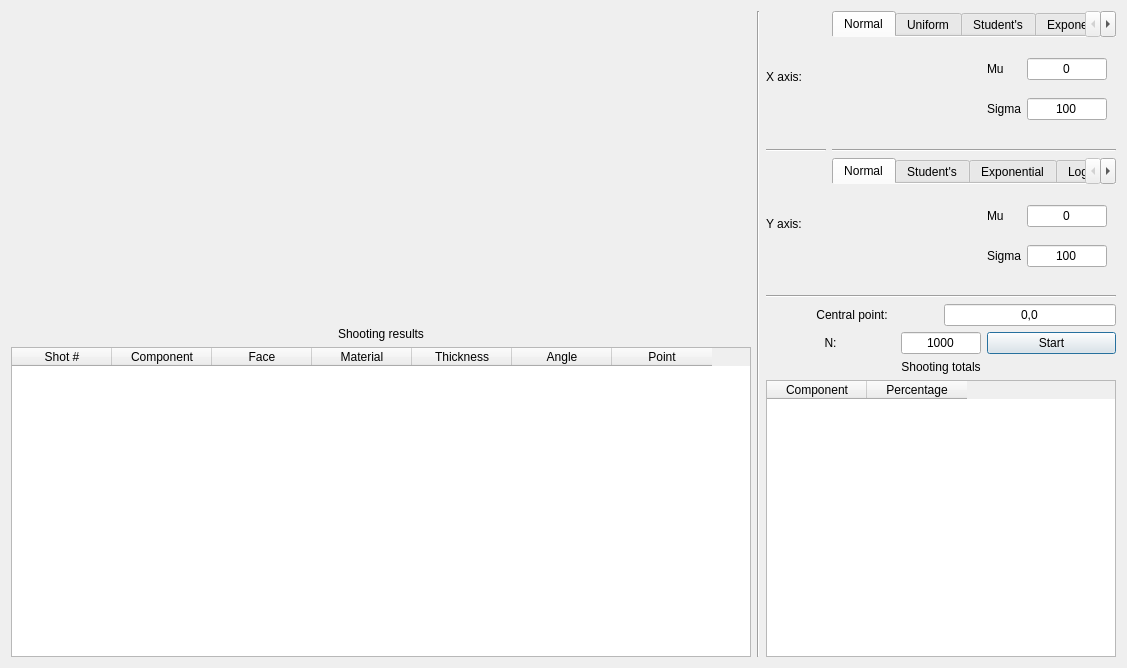
<?xml version="1.0" encoding="UTF-8"?>
<ui version="4.0">
 <class>Form</class>
 <widget class="QWidget" name="Form">
  <property name="geometry">
   <rect>
    <x>0</x>
    <y>0</y>
    <width>1127</width>
    <height>668</height>
   </rect>
  </property>
  <property name="windowTitle">
   <string>Form</string>
  </property>
  <layout class="QHBoxLayout" name="horizontalLayout">
   <item>
    <layout class="QVBoxLayout" name="verticalLayout">
     <item>
      <widget class="QWidget" name="widget" native="true">
       <property name="sizePolicy">
        <sizepolicy hsizetype="Preferred" vsizetype="Expanding">
         <horstretch>0</horstretch>
         <verstretch>0</verstretch>
        </sizepolicy>
       </property>
      </widget>
     </item>
     <item>
      <widget class="QLabel" name="label_2">
       <property name="text">
        <string>Shooting results</string>
       </property>
       <property name="alignment">
        <set>Qt::AlignCenter</set>
       </property>
      </widget>
     </item>
     <item>
      <widget class="QTableWidget" name="tbl_res">
       <property name="sizePolicy">
        <sizepolicy hsizetype="Expanding" vsizetype="Expanding">
         <horstretch>0</horstretch>
         <verstretch>0</verstretch>
        </sizepolicy>
       </property>
       <column>
        <property name="text">
         <string>Shot #</string>
        </property>
       </column>
       <column>
        <property name="text">
         <string>Component</string>
        </property>
       </column>
       <column>
        <property name="text">
         <string>Face</string>
        </property>
       </column>
       <column>
        <property name="text">
         <string>Material</string>
        </property>
       </column>
       <column>
        <property name="text">
         <string>Thickness</string>
        </property>
       </column>
       <column>
        <property name="text">
         <string>Angle</string>
        </property>
       </column>
       <column>
        <property name="text">
         <string>Point</string>
        </property>
       </column>
      </widget>
     </item>
    </layout>
   </item>
   <item>
    <widget class="Line" name="line_3">
     <property name="orientation">
      <enum>Qt::Vertical</enum>
     </property>
    </widget>
   </item>
   <item>
    <layout class="QVBoxLayout" name="verticalLayout_2">
     <item>
      <layout class="QGridLayout" name="gridLayout_4">
       <item row="2" column="0">
        <widget class="QLabel" name="label_17">
         <property name="maximumSize">
          <size>
           <width>60</width>
           <height>16777215</height>
          </size>
         </property>
         <property name="text">
          <string>Y axis:</string>
         </property>
        </widget>
       </item>
       <item row="0" column="0">
        <widget class="QLabel" name="label_18">
         <property name="text">
          <string>X axis:</string>
         </property>
        </widget>
       </item>
       <item row="0" column="1">
        <widget class="QTabWidget" name="tab_prx">
         <property name="sizePolicy">
          <sizepolicy hsizetype="Minimum" vsizetype="Expanding">
           <horstretch>0</horstretch>
           <verstretch>0</verstretch>
          </sizepolicy>
         </property>
         <property name="maximumSize">
          <size>
           <width>400</width>
           <height>16777215</height>
          </size>
         </property>
         <property name="currentIndex">
          <number>0</number>
         </property>
         <property name="documentMode">
          <bool>true</bool>
         </property>
         <widget class="QWidget" name="tab_normalx">
          <attribute name="title">
           <string>Normal</string>
          </attribute>
          <layout class="QGridLayout" name="gridLayout">
           <item row="0" column="0">
            <spacer name="horizontalSpacer">
             <property name="orientation">
              <enum>Qt::Horizontal</enum>
             </property>
             <property name="sizeHint" stdset="0">
              <size>
               <width>40</width>
               <height>20</height>
              </size>
             </property>
            </spacer>
           </item>
           <item row="0" column="1">
            <widget class="QLabel" name="label_4">
             <property name="text">
              <string>Mu</string>
             </property>
            </widget>
           </item>
           <item row="1" column="2">
            <widget class="QLineEdit" name="ln_xnrsigma">
             <property name="sizePolicy">
              <sizepolicy hsizetype="Minimum" vsizetype="Fixed">
               <horstretch>0</horstretch>
               <verstretch>0</verstretch>
              </sizepolicy>
             </property>
             <property name="maximumSize">
              <size>
               <width>80</width>
               <height>16777215</height>
              </size>
             </property>
             <property name="text">
              <string>100</string>
             </property>
             <property name="alignment">
              <set>Qt::AlignCenter</set>
             </property>
            </widget>
           </item>
           <item row="0" column="2">
            <widget class="QLineEdit" name="ln_xnrmu">
             <property name="sizePolicy">
              <sizepolicy hsizetype="Minimum" vsizetype="Fixed">
               <horstretch>0</horstretch>
               <verstretch>0</verstretch>
              </sizepolicy>
             </property>
             <property name="maximumSize">
              <size>
               <width>80</width>
               <height>16777215</height>
              </size>
             </property>
             <property name="text">
              <string>0</string>
             </property>
             <property name="alignment">
              <set>Qt::AlignCenter</set>
             </property>
            </widget>
           </item>
           <item row="1" column="1">
            <widget class="QLabel" name="label_5">
             <property name="text">
              <string>Sigma</string>
             </property>
            </widget>
           </item>
          </layout>
         </widget>
         <widget class="QWidget" name="tab_unix">
          <attribute name="title">
           <string>Uniform</string>
          </attribute>
         </widget>
         <widget class="QWidget" name="tab_students">
          <attribute name="title">
           <string>Student's</string>
          </attribute>
          <layout class="QGridLayout" name="gridLayout_5">
           <item row="0" column="2">
            <widget class="QLineEdit" name="ln_stk">
             <property name="maximumSize">
              <size>
               <width>80</width>
               <height>16777215</height>
              </size>
             </property>
            </widget>
           </item>
           <item row="0" column="1">
            <widget class="QLabel" name="label_6">
             <property name="text">
              <string>k</string>
             </property>
            </widget>
           </item>
           <item row="0" column="0">
            <spacer name="horizontalSpacer_3">
             <property name="orientation">
              <enum>Qt::Horizontal</enum>
             </property>
             <property name="sizeHint" stdset="0">
              <size>
               <width>40</width>
               <height>20</height>
              </size>
             </property>
            </spacer>
           </item>
          </layout>
         </widget>
         <widget class="QWidget" name="tab_exp">
          <attribute name="title">
           <string>Exponential</string>
          </attribute>
          <layout class="QGridLayout" name="gridLayout_6">
           <item row="0" column="2">
            <widget class="QLineEdit" name="ln_explambda">
             <property name="maximumSize">
              <size>
               <width>80</width>
               <height>16777215</height>
              </size>
             </property>
            </widget>
           </item>
           <item row="0" column="1">
            <widget class="QLabel" name="label_8">
             <property name="text">
              <string>Lambda</string>
             </property>
            </widget>
           </item>
           <item row="0" column="0">
            <spacer name="horizontalSpacer_4">
             <property name="orientation">
              <enum>Qt::Horizontal</enum>
             </property>
             <property name="sizeHint" stdset="0">
              <size>
               <width>40</width>
               <height>20</height>
              </size>
             </property>
            </spacer>
           </item>
          </layout>
         </widget>
         <widget class="QWidget" name="tab_lognorm">
          <attribute name="title">
           <string>Log Normal</string>
          </attribute>
          <layout class="QGridLayout" name="gridLayout_7">
           <item row="1" column="2">
            <widget class="QLineEdit" name="ln_logsigma">
             <property name="maximumSize">
              <size>
               <width>80</width>
               <height>16777215</height>
              </size>
             </property>
            </widget>
           </item>
           <item row="1" column="1">
            <widget class="QLabel" name="label_10">
             <property name="text">
              <string>Sigma</string>
             </property>
            </widget>
           </item>
           <item row="0" column="1">
            <widget class="QLabel" name="label_9">
             <property name="text">
              <string>Mu</string>
             </property>
            </widget>
           </item>
           <item row="0" column="2">
            <widget class="QLineEdit" name="ln_logmu">
             <property name="maximumSize">
              <size>
               <width>80</width>
               <height>16777215</height>
              </size>
             </property>
            </widget>
           </item>
           <item row="1" column="0">
            <spacer name="horizontalSpacer_5">
             <property name="orientation">
              <enum>Qt::Horizontal</enum>
             </property>
             <property name="sizeHint" stdset="0">
              <size>
               <width>40</width>
               <height>20</height>
              </size>
             </property>
            </spacer>
           </item>
          </layout>
         </widget>
         <widget class="QWidget" name="tab_x2">
          <attribute name="title">
           <string>Chi-squared</string>
          </attribute>
          <layout class="QGridLayout" name="gridLayout_8">
           <item row="0" column="1">
            <widget class="QLabel" name="label_19">
             <property name="text">
              <string>k</string>
             </property>
            </widget>
           </item>
           <item row="0" column="2">
            <widget class="QLineEdit" name="ln_xk">
             <property name="maximumSize">
              <size>
               <width>80</width>
               <height>16777215</height>
              </size>
             </property>
            </widget>
           </item>
           <item row="0" column="0">
            <spacer name="horizontalSpacer_6">
             <property name="orientation">
              <enum>Qt::Horizontal</enum>
             </property>
             <property name="sizeHint" stdset="0">
              <size>
               <width>40</width>
               <height>20</height>
              </size>
             </property>
            </spacer>
           </item>
          </layout>
         </widget>
         <widget class="QWidget" name="tab_beta">
          <attribute name="title">
           <string>Beta</string>
          </attribute>
          <layout class="QGridLayout" name="gridLayout_9">
           <item row="0" column="1">
            <widget class="QLabel" name="label_20">
             <property name="text">
              <string>Alpha</string>
             </property>
            </widget>
           </item>
           <item row="1" column="1">
            <widget class="QLabel" name="label_21">
             <property name="text">
              <string>Beta</string>
             </property>
            </widget>
           </item>
           <item row="1" column="2">
            <widget class="QLineEdit" name="ln_betabeta">
             <property name="maximumSize">
              <size>
               <width>80</width>
               <height>16777215</height>
              </size>
             </property>
            </widget>
           </item>
           <item row="0" column="2">
            <widget class="QLineEdit" name="ln_betaalpha">
             <property name="maximumSize">
              <size>
               <width>80</width>
               <height>16777215</height>
              </size>
             </property>
            </widget>
           </item>
           <item row="0" column="0">
            <spacer name="horizontalSpacer_7">
             <property name="orientation">
              <enum>Qt::Horizontal</enum>
             </property>
             <property name="sizeHint" stdset="0">
              <size>
               <width>40</width>
               <height>20</height>
              </size>
             </property>
            </spacer>
           </item>
          </layout>
         </widget>
         <widget class="QWidget" name="tab_gamma">
          <attribute name="title">
           <string>Gamma</string>
          </attribute>
          <layout class="QGridLayout" name="gridLayout_10">
           <item row="0" column="1">
            <widget class="QLabel" name="label_22">
             <property name="text">
              <string>Theta</string>
             </property>
            </widget>
           </item>
           <item row="1" column="1">
            <widget class="QLabel" name="label_23">
             <property name="text">
              <string>k</string>
             </property>
            </widget>
           </item>
           <item row="0" column="2">
            <widget class="QLineEdit" name="ln_gammatheta">
             <property name="maximumSize">
              <size>
               <width>80</width>
               <height>16777215</height>
              </size>
             </property>
            </widget>
           </item>
           <item row="1" column="2">
            <widget class="QLineEdit" name="ln_gammak">
             <property name="maximumSize">
              <size>
               <width>80</width>
               <height>16777215</height>
              </size>
             </property>
            </widget>
           </item>
           <item row="0" column="0">
            <spacer name="horizontalSpacer_8">
             <property name="orientation">
              <enum>Qt::Horizontal</enum>
             </property>
             <property name="sizeHint" stdset="0">
              <size>
               <width>40</width>
               <height>20</height>
              </size>
             </property>
            </spacer>
           </item>
          </layout>
         </widget>
         <widget class="QWidget" name="tab_weibull">
          <attribute name="title">
           <string>Weibull</string>
          </attribute>
          <layout class="QGridLayout" name="gridLayout_11">
           <item row="0" column="2">
            <widget class="QLineEdit" name="ln_weilambda">
             <property name="maximumSize">
              <size>
               <width>80</width>
               <height>16777215</height>
              </size>
             </property>
            </widget>
           </item>
           <item row="1" column="2">
            <widget class="QLineEdit" name="ln_weik">
             <property name="maximumSize">
              <size>
               <width>80</width>
               <height>16777215</height>
              </size>
             </property>
            </widget>
           </item>
           <item row="1" column="1">
            <widget class="QLabel" name="label_25">
             <property name="text">
              <string>k</string>
             </property>
            </widget>
           </item>
           <item row="0" column="1">
            <widget class="QLabel" name="label_24">
             <property name="text">
              <string>Lambda</string>
             </property>
            </widget>
           </item>
           <item row="0" column="0">
            <spacer name="horizontalSpacer_9">
             <property name="orientation">
              <enum>Qt::Horizontal</enum>
             </property>
             <property name="sizeHint" stdset="0">
              <size>
               <width>40</width>
               <height>20</height>
              </size>
             </property>
            </spacer>
           </item>
          </layout>
         </widget>
         <widget class="QWidget" name="tab_custom">
          <attribute name="title">
           <string>Custom</string>
          </attribute>
          <layout class="QGridLayout" name="gridLayout_12">
           <item row="0" column="1">
            <widget class="QLabel" name="label_26">
             <property name="text">
              <string>Load</string>
             </property>
            </widget>
           </item>
           <item row="0" column="2">
            <widget class="QToolButton" name="btn_custom">
             <property name="text">
              <string>...</string>
             </property>
            </widget>
           </item>
           <item row="0" column="0">
            <spacer name="horizontalSpacer_10">
             <property name="orientation">
              <enum>Qt::Horizontal</enum>
             </property>
             <property name="sizeHint" stdset="0">
              <size>
               <width>40</width>
               <height>20</height>
              </size>
             </property>
            </spacer>
           </item>
          </layout>
         </widget>
        </widget>
       </item>
       <item row="1" column="0">
        <widget class="Line" name="line_2">
         <property name="orientation">
          <enum>Qt::Horizontal</enum>
         </property>
        </widget>
       </item>
       <item row="1" column="1">
        <widget class="Line" name="line">
         <property name="orientation">
          <enum>Qt::Horizontal</enum>
         </property>
        </widget>
       </item>
       <item row="2" column="1">
        <widget class="QTabWidget" name="tab_pry">
         <property name="sizePolicy">
          <sizepolicy hsizetype="Minimum" vsizetype="Expanding">
           <horstretch>0</horstretch>
           <verstretch>0</verstretch>
          </sizepolicy>
         </property>
         <property name="maximumSize">
          <size>
           <width>9000</width>
           <height>16777215</height>
          </size>
         </property>
         <property name="currentIndex">
          <number>0</number>
         </property>
         <property name="documentMode">
          <bool>true</bool>
         </property>
         <widget class="QWidget" name="tab_normaly">
          <attribute name="title">
           <string>Normal</string>
          </attribute>
          <layout class="QGridLayout" name="gridLayout_30">
           <item row="0" column="0">
            <spacer name="horizontalSpacer_28">
             <property name="orientation">
              <enum>Qt::Horizontal</enum>
             </property>
             <property name="sizeHint" stdset="0">
              <size>
               <width>40</width>
               <height>20</height>
              </size>
             </property>
            </spacer>
           </item>
           <item row="0" column="1">
            <widget class="QLabel" name="label_51">
             <property name="text">
              <string>Mu</string>
             </property>
            </widget>
           </item>
           <item row="1" column="2">
            <widget class="QLineEdit" name="ln_nyrsigma">
             <property name="sizePolicy">
              <sizepolicy hsizetype="Minimum" vsizetype="Fixed">
               <horstretch>0</horstretch>
               <verstretch>0</verstretch>
              </sizepolicy>
             </property>
             <property name="maximumSize">
              <size>
               <width>80</width>
               <height>16777215</height>
              </size>
             </property>
             <property name="text">
              <string>100</string>
             </property>
             <property name="alignment">
              <set>Qt::AlignCenter</set>
             </property>
            </widget>
           </item>
           <item row="0" column="2">
            <widget class="QLineEdit" name="ln_ynrmu">
             <property name="sizePolicy">
              <sizepolicy hsizetype="Minimum" vsizetype="Fixed">
               <horstretch>0</horstretch>
               <verstretch>0</verstretch>
              </sizepolicy>
             </property>
             <property name="maximumSize">
              <size>
               <width>80</width>
               <height>16777215</height>
              </size>
             </property>
             <property name="text">
              <string>0</string>
             </property>
             <property name="alignment">
              <set>Qt::AlignCenter</set>
             </property>
            </widget>
           </item>
           <item row="1" column="1">
            <widget class="QLabel" name="label_52">
             <property name="text">
              <string>Sigma</string>
             </property>
            </widget>
           </item>
          </layout>
         </widget>
         <widget class="QWidget" name="tab_students_4">
          <attribute name="title">
           <string>Student's</string>
          </attribute>
          <layout class="QGridLayout" name="gridLayout_31">
           <item row="0" column="2">
            <widget class="QLineEdit" name="ln_stk_4">
             <property name="maximumSize">
              <size>
               <width>80</width>
               <height>16777215</height>
              </size>
             </property>
            </widget>
           </item>
           <item row="0" column="1">
            <widget class="QLabel" name="label_53">
             <property name="text">
              <string>k</string>
             </property>
            </widget>
           </item>
           <item row="0" column="0">
            <spacer name="horizontalSpacer_29">
             <property name="orientation">
              <enum>Qt::Horizontal</enum>
             </property>
             <property name="sizeHint" stdset="0">
              <size>
               <width>40</width>
               <height>20</height>
              </size>
             </property>
            </spacer>
           </item>
          </layout>
         </widget>
         <widget class="QWidget" name="tab_exp_4">
          <attribute name="title">
           <string>Exponential</string>
          </attribute>
          <layout class="QGridLayout" name="gridLayout_32">
           <item row="0" column="2">
            <widget class="QLineEdit" name="ln_explambda_4">
             <property name="maximumSize">
              <size>
               <width>80</width>
               <height>16777215</height>
              </size>
             </property>
            </widget>
           </item>
           <item row="0" column="1">
            <widget class="QLabel" name="label_54">
             <property name="text">
              <string>Lambda</string>
             </property>
            </widget>
           </item>
           <item row="0" column="0">
            <spacer name="horizontalSpacer_30">
             <property name="orientation">
              <enum>Qt::Horizontal</enum>
             </property>
             <property name="sizeHint" stdset="0">
              <size>
               <width>40</width>
               <height>20</height>
              </size>
             </property>
            </spacer>
           </item>
          </layout>
         </widget>
         <widget class="QWidget" name="tab_lognorm_4">
          <attribute name="title">
           <string>Log Normal</string>
          </attribute>
          <layout class="QGridLayout" name="gridLayout_33">
           <item row="1" column="2">
            <widget class="QLineEdit" name="ln_logsigma_4">
             <property name="maximumSize">
              <size>
               <width>80</width>
               <height>16777215</height>
              </size>
             </property>
            </widget>
           </item>
           <item row="1" column="1">
            <widget class="QLabel" name="label_55">
             <property name="text">
              <string>Sigma</string>
             </property>
            </widget>
           </item>
           <item row="0" column="1">
            <widget class="QLabel" name="label_56">
             <property name="text">
              <string>Mu</string>
             </property>
            </widget>
           </item>
           <item row="0" column="2">
            <widget class="QLineEdit" name="ln_logmu_4">
             <property name="maximumSize">
              <size>
               <width>80</width>
               <height>16777215</height>
              </size>
             </property>
            </widget>
           </item>
           <item row="1" column="0">
            <spacer name="horizontalSpacer_31">
             <property name="orientation">
              <enum>Qt::Horizontal</enum>
             </property>
             <property name="sizeHint" stdset="0">
              <size>
               <width>40</width>
               <height>20</height>
              </size>
             </property>
            </spacer>
           </item>
          </layout>
         </widget>
         <widget class="QWidget" name="tab_x2_4">
          <attribute name="title">
           <string>Chi-squared</string>
          </attribute>
          <layout class="QGridLayout" name="gridLayout_34">
           <item row="0" column="1">
            <widget class="QLabel" name="label_57">
             <property name="text">
              <string>k</string>
             </property>
            </widget>
           </item>
           <item row="0" column="2">
            <widget class="QLineEdit" name="ln_xk_4">
             <property name="maximumSize">
              <size>
               <width>80</width>
               <height>16777215</height>
              </size>
             </property>
            </widget>
           </item>
           <item row="0" column="0">
            <spacer name="horizontalSpacer_32">
             <property name="orientation">
              <enum>Qt::Horizontal</enum>
             </property>
             <property name="sizeHint" stdset="0">
              <size>
               <width>40</width>
               <height>20</height>
              </size>
             </property>
            </spacer>
           </item>
          </layout>
         </widget>
         <widget class="QWidget" name="tab_beta_4">
          <attribute name="title">
           <string>Beta</string>
          </attribute>
          <layout class="QGridLayout" name="gridLayout_35">
           <item row="0" column="1">
            <widget class="QLabel" name="label_58">
             <property name="text">
              <string>Alpha</string>
             </property>
            </widget>
           </item>
           <item row="1" column="1">
            <widget class="QLabel" name="label_59">
             <property name="text">
              <string>Beta</string>
             </property>
            </widget>
           </item>
           <item row="1" column="2">
            <widget class="QLineEdit" name="ln_betabeta_4">
             <property name="maximumSize">
              <size>
               <width>80</width>
               <height>16777215</height>
              </size>
             </property>
            </widget>
           </item>
           <item row="0" column="2">
            <widget class="QLineEdit" name="ln_betaalpha_4">
             <property name="maximumSize">
              <size>
               <width>80</width>
               <height>16777215</height>
              </size>
             </property>
            </widget>
           </item>
           <item row="0" column="0">
            <spacer name="horizontalSpacer_33">
             <property name="orientation">
              <enum>Qt::Horizontal</enum>
             </property>
             <property name="sizeHint" stdset="0">
              <size>
               <width>40</width>
               <height>20</height>
              </size>
             </property>
            </spacer>
           </item>
          </layout>
         </widget>
         <widget class="QWidget" name="tab_gamma_4">
          <attribute name="title">
           <string>Gamma</string>
          </attribute>
          <layout class="QGridLayout" name="gridLayout_36">
           <item row="0" column="1">
            <widget class="QLabel" name="label_60">
             <property name="text">
              <string>Theta</string>
             </property>
            </widget>
           </item>
           <item row="1" column="1">
            <widget class="QLabel" name="label_61">
             <property name="text">
              <string>k</string>
             </property>
            </widget>
           </item>
           <item row="0" column="2">
            <widget class="QLineEdit" name="ln_gammatheta_4">
             <property name="maximumSize">
              <size>
               <width>80</width>
               <height>16777215</height>
              </size>
             </property>
            </widget>
           </item>
           <item row="1" column="2">
            <widget class="QLineEdit" name="ln_gammak_4">
             <property name="maximumSize">
              <size>
               <width>80</width>
               <height>16777215</height>
              </size>
             </property>
            </widget>
           </item>
           <item row="0" column="0">
            <spacer name="horizontalSpacer_34">
             <property name="orientation">
              <enum>Qt::Horizontal</enum>
             </property>
             <property name="sizeHint" stdset="0">
              <size>
               <width>40</width>
               <height>20</height>
              </size>
             </property>
            </spacer>
           </item>
          </layout>
         </widget>
         <widget class="QWidget" name="tab_weibull_4">
          <attribute name="title">
           <string>Weibull</string>
          </attribute>
          <layout class="QGridLayout" name="gridLayout_37">
           <item row="0" column="2">
            <widget class="QLineEdit" name="ln_weilambda_4">
             <property name="maximumSize">
              <size>
               <width>80</width>
               <height>16777215</height>
              </size>
             </property>
            </widget>
           </item>
           <item row="1" column="2">
            <widget class="QLineEdit" name="ln_weik_4">
             <property name="maximumSize">
              <size>
               <width>80</width>
               <height>16777215</height>
              </size>
             </property>
            </widget>
           </item>
           <item row="1" column="1">
            <widget class="QLabel" name="label_62">
             <property name="text">
              <string>k</string>
             </property>
            </widget>
           </item>
           <item row="0" column="1">
            <widget class="QLabel" name="label_63">
             <property name="text">
              <string>Lambda</string>
             </property>
            </widget>
           </item>
           <item row="0" column="0">
            <spacer name="horizontalSpacer_35">
             <property name="orientation">
              <enum>Qt::Horizontal</enum>
             </property>
             <property name="sizeHint" stdset="0">
              <size>
               <width>40</width>
               <height>20</height>
              </size>
             </property>
            </spacer>
           </item>
          </layout>
         </widget>
         <widget class="QWidget" name="tab_custom_4">
          <attribute name="title">
           <string>Custom</string>
          </attribute>
          <layout class="QGridLayout" name="gridLayout_38">
           <item row="0" column="1">
            <widget class="QLabel" name="label_64">
             <property name="text">
              <string>Load</string>
             </property>
            </widget>
           </item>
           <item row="0" column="2">
            <widget class="QToolButton" name="btn_custom_4">
             <property name="text">
              <string>...</string>
             </property>
            </widget>
           </item>
           <item row="0" column="0">
            <spacer name="horizontalSpacer_36">
             <property name="orientation">
              <enum>Qt::Horizontal</enum>
             </property>
             <property name="sizeHint" stdset="0">
              <size>
               <width>40</width>
               <height>20</height>
              </size>
             </property>
            </spacer>
           </item>
          </layout>
         </widget>
        </widget>
       </item>
      </layout>
     </item>
     <item>
      <widget class="Line" name="line_4">
       <property name="orientation">
        <enum>Qt::Horizontal</enum>
       </property>
      </widget>
     </item>
     <item>
      <layout class="QHBoxLayout" name="horizontalLayout_3">
       <item>
        <widget class="QLabel" name="label_11">
         <property name="text">
          <string>Central point:</string>
         </property>
         <property name="alignment">
          <set>Qt::AlignCenter</set>
         </property>
        </widget>
       </item>
       <item>
        <widget class="QLineEdit" name="ln_point">
         <property name="sizePolicy">
          <sizepolicy hsizetype="Minimum" vsizetype="Fixed">
           <horstretch>0</horstretch>
           <verstretch>0</verstretch>
          </sizepolicy>
         </property>
         <property name="text">
          <string>0,0</string>
         </property>
         <property name="alignment">
          <set>Qt::AlignCenter</set>
         </property>
        </widget>
       </item>
      </layout>
     </item>
     <item>
      <layout class="QHBoxLayout" name="horizontalLayout_2">
       <item>
        <widget class="QLabel" name="label">
         <property name="text">
          <string>N:</string>
         </property>
         <property name="alignment">
          <set>Qt::AlignCenter</set>
         </property>
        </widget>
       </item>
       <item>
        <widget class="QLineEdit" name="ln_n">
         <property name="sizePolicy">
          <sizepolicy hsizetype="Minimum" vsizetype="Fixed">
           <horstretch>0</horstretch>
           <verstretch>0</verstretch>
          </sizepolicy>
         </property>
         <property name="maximumSize">
          <size>
           <width>80</width>
           <height>16777215</height>
          </size>
         </property>
         <property name="text">
          <string>1000</string>
         </property>
         <property name="alignment">
          <set>Qt::AlignCenter</set>
         </property>
        </widget>
       </item>
       <item>
        <widget class="QPushButton" name="btn_start">
         <property name="text">
          <string>Start</string>
         </property>
         <property name="autoDefault">
          <bool>true</bool>
         </property>
         <property name="default">
          <bool>true</bool>
         </property>
        </widget>
       </item>
      </layout>
     </item>
     <item>
      <widget class="QLabel" name="label_3">
       <property name="text">
        <string>Shooting totals</string>
       </property>
       <property name="alignment">
        <set>Qt::AlignCenter</set>
       </property>
      </widget>
     </item>
     <item>
      <widget class="QTableWidget" name="tbl_tot">
       <property name="sizePolicy">
        <sizepolicy hsizetype="Minimum" vsizetype="Expanding">
         <horstretch>0</horstretch>
         <verstretch>0</verstretch>
        </sizepolicy>
       </property>
       <property name="minimumSize">
        <size>
         <width>350</width>
         <height>0</height>
        </size>
       </property>
       <column>
        <property name="text">
         <string>Component</string>
        </property>
       </column>
       <column>
        <property name="text">
         <string>Percentage</string>
        </property>
       </column>
      </widget>
     </item>
    </layout>
   </item>
  </layout>
 </widget>
 <resources/>
 <connections/>
</ui>
